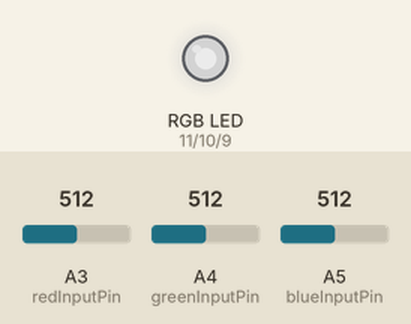
A sketch run on a simulated Arduino Uno, built with avr-gcc and run on an emulated ATmega328P. On the bench: an RGB LED mixed from three pins (HIGH = lit). The test bench sets the inputs (shaded band); at power-on: A3 (redInputPin) = 512, A4 (greenInputPin) = 512, A5 (blueInputPin) = 512. Dim RGB values are drawn brighter than linear.

Above: at 1.2 s.
1.3 s: A3 (redInputPin) set to 716
At 2.3 s:
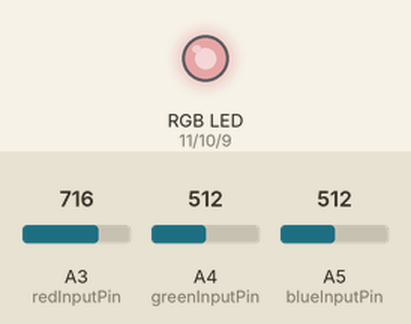
2.8 s: A4 (greenInputPin) set to 716
At 3.4 s:
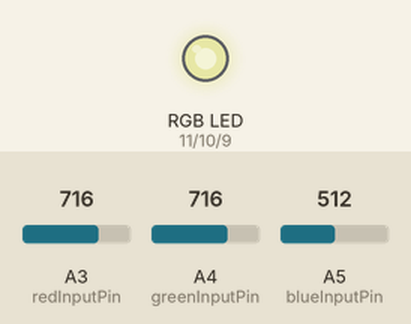
4.3 s: A5 (blueInputPin) set to 716
At 4.6 s:
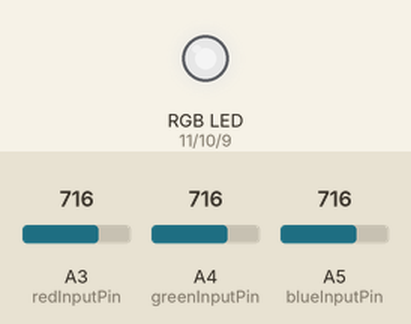
5.8 s: A3 (redInputPin) set to 900
At 6.9 s:
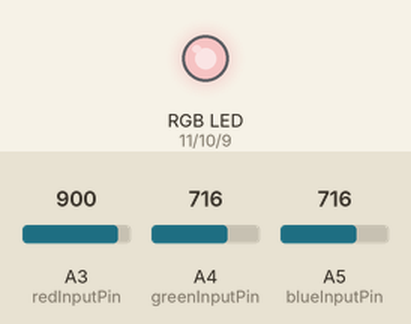
7.3 s: A4 (greenInputPin) set to 900
At 8.1 s:
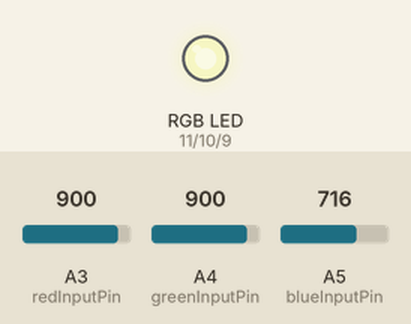
8.8 s: A5 (blueInputPin) set to 900
At 9.2 s:
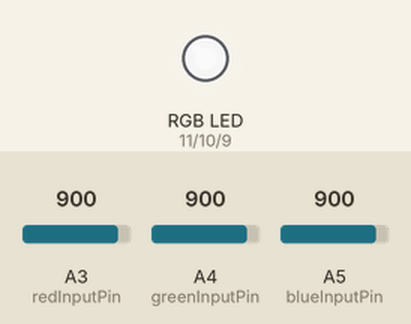
Timing chart, 0 to 11.3 s (numbered marks = the images above; inputs shaded):
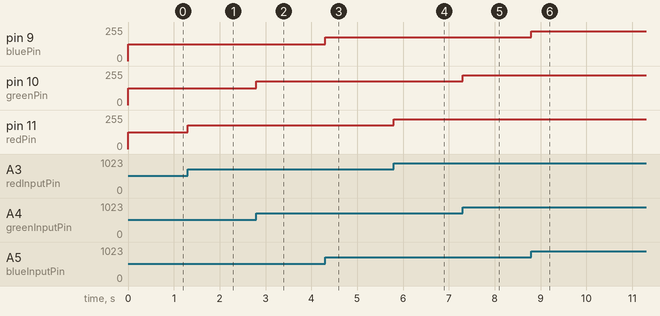

The sketch:

tema1.ino
```cpp
const int redInputPin = A3;
const int greenInputPin = A4;
const int blueInputPin = A5;

const int redPin = 11;
const int greenPin = 10;
const int bluePin = 9;

const int inputMin = 0;
const int inputMax = 1023;

const int outputMin = 0;
const int outputMax = 255;

const int maxNoiseMargin = 20;

const bool commonAnode = false;

void setup() {
  pinMode(redPin, OUTPUT);
  pinMode(greenPin, OUTPUT);
  pinMode(bluePin, OUTPUT);

  pinMode(redInputPin, INPUT);
  pinMode(greenInputPin, INPUT);
  pinMode(blueInputPin, INPUT);

  Serial.begin(9600);
}

long readAndConvert(int inputPin) {
  long input = analogRead(inputPin);
  if (input <= maxNoiseMargin)
    input = inputMin;

  if (commonAnode)
    return map(input, inputMin, inputMax, outputMax, outputMin);

  return map(input, inputMin, inputMax, outputMin, outputMax);
}

void loop() {
  long redOutput = readAndConvert(redInputPin);
  long greenOutput = readAndConvert(greenInputPin);
  long blueOutput = readAndConvert(blueInputPin);

  analogWrite(redPin, redOutput);
  analogWrite(greenPin, greenOutput);
  analogWrite(bluePin, blueOutput);
}
```

Measured:
- after the input at 1.3 s, pin 11 (redPin): 127/255 → 178/255 at once
- after the input at 2.8 s, pin 10 (greenPin): 127/255 → 178/255 at once
- after the input at 4.3 s, pin 9 (bluePin): 127/255 → 178/255 at once
- after the input at 5.8 s, pin 11 (redPin): 178/255 → 224/255 at once
- after the input at 7.3 s, pin 10 (greenPin): 178/255 → 224/255 at once
- after the input at 8.8 s, pin 9 (bluePin): 178/255 → 224/255 at once
